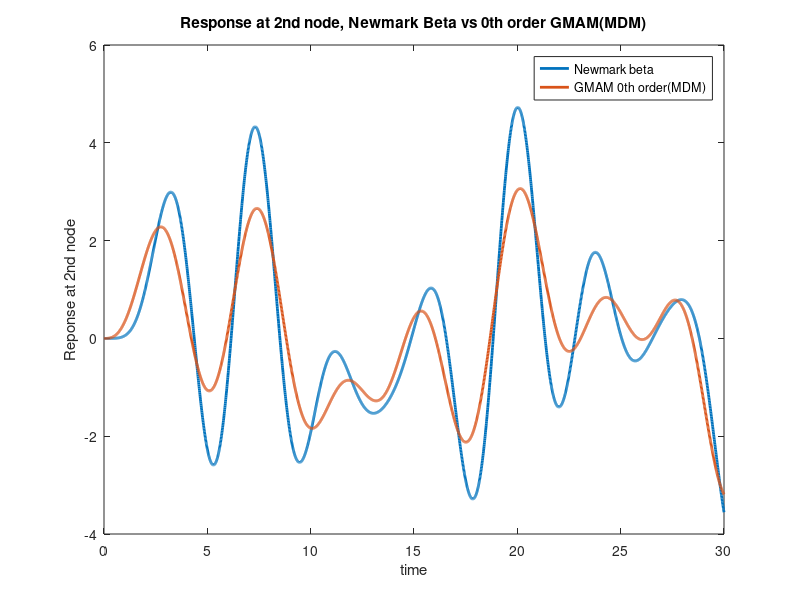
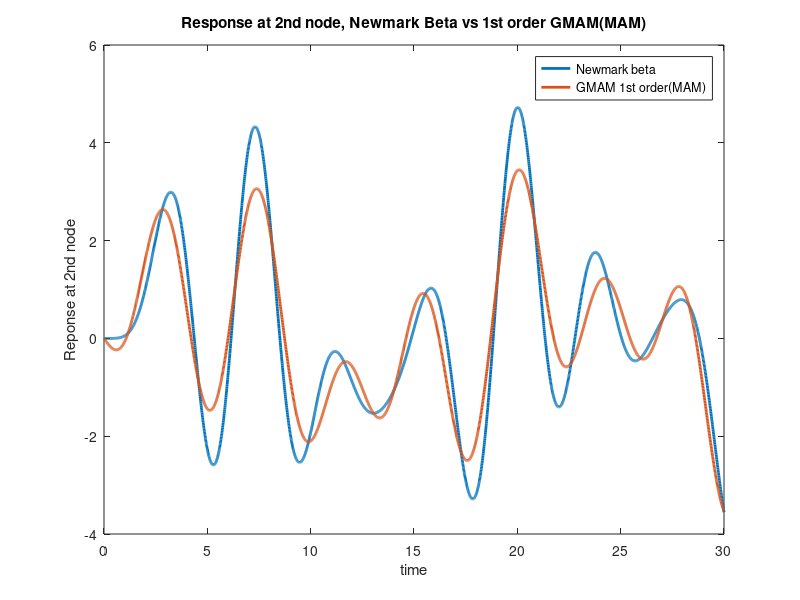
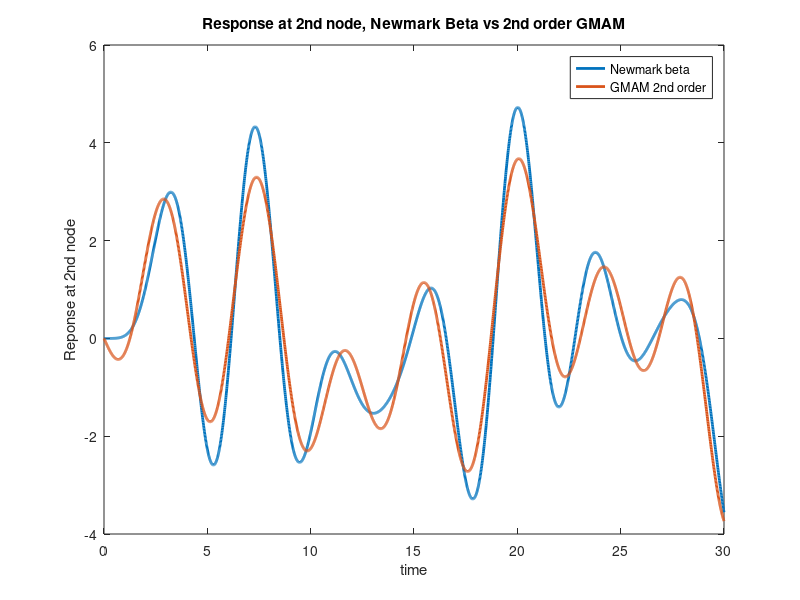
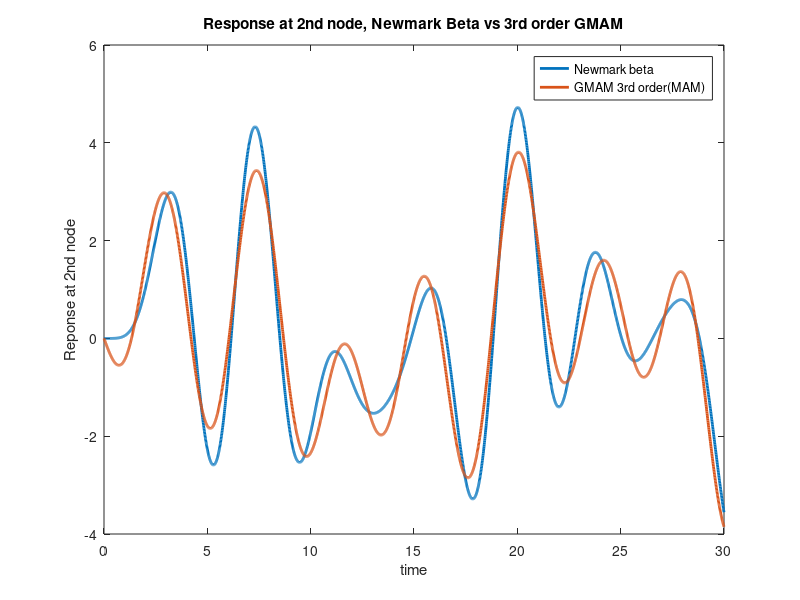

MATLAB code for these plots, in order:
clc;clear all;
format short;
wx=1.5;   #forcing frequency
m=2;   # no of modes considered for approximation
K=[3,-2,0;-2,3,-1;0,-1,1];
M=diag([1,2,2]);
[V,D] = eigs(K,M,3,0);

tspan=[0:0.01:30];
fo=[5;0;0];    # vector of force amplitude
f=V'*fo;       # modal participation
x=zeros(m,size(tspan,2));
#Calculation of modal coordinates
for i=1:3
  x(i,:)=[f(i)/(D(i,i)-wx^2)*(sin(wx*tspan)-wx/sqrt(D(i,i))*sin(sqrt(D(i,i))*tspan))];
endfor
zo=V(:,1:m)*x(1:2,:);   #MDM
uexact=V*x;             #Exact solution 
Kinv=inv(K);
co=zeros(size(K));
for i=1:m
  co=co+V(:,i)*V(:,i)'/(D(i,i));
endfor
c1=Kinv-co;
y2=c1*fo*sin(wx(1)*tspan);   #first order correction
y3=c1*(M*Kinv)*fo*wx(1)^2*sin(wx(1)*tspan);  #Second order correction
y4=c1*(M*Kinv)^2*fo*wx(1)^4*sin(wx(1)*tspan);  #Third order correction
y5=c1*(M*Kinv)^3*fo*wx(1)^6*sin(wx(1)*tspan);  #Fourth order correction
##y6=c1*(M*Kinv)^4*fo*wx(1)^8*sin(wx(1)*tspan);
##y7=c1*(M*Kinv)^5*fo*wx(1)^10*sin(wx(1)*tspan);
##y8=c1*(M*Kinv)^6*fo*wx(1)^12*sin(wx(1)*tspan);
##y9=c1*(M*Kinv)^7*fo*wx(1)^14*sin(wx(1)*tspan);

## Newmark Beta method

#Initial conditions
u0=[0;0;0]; 
v0=[0;0;0];
C=zeros(size(M));
a0=inv(M)*(-C*v0-K*u0);  #Initial acceleration
tspan=[0:0.01:30];
dt=0.01;
u=[u0];
v=[v0];
a=[a0];
p=[5*sin(1.5*tspan)];
p=[p;zeros(2,size(p,2))];
for i=2:3001
  upred=u(:,i-1)+dt*v(:,i-1)+dt^2/2*a(:,i-1)/2;
  vpred=v(:,i-1)+dt*a(:,i-1)/2;
  RHS=p(:,i)-C*vpred-K*upred;
  anp=inv(M+1/2*dt*C+1/4*dt^2*K)*RHS;
  a=[a,anp];
  unp=upred+1/4*dt^2*anp;
  u=[u,unp];
  vnp=vpred+1/2*dt*anp;
  v=[v,vnp];
endfor
figure;
plot(tspan,u(2,:),"linewidth",2);
hold on;
plot(tspan,zo(2,:),"linewidth",2);
err1=u-(zo);
err1=sum(diag(err1*err1'))
legend('Newmark beta','GMAM 0th order(MDM)')
xlabel('time')
ylabel('Reponse at 2nd node')
title('Response at 2nd node, Newmark Beta vs 0th order GMAM(MDM)')

figure;
plot(tspan,u(2,:),"linewidth",2);
hold on;
plot(tspan,(zo+y2)(2,:),"linewidth",2);
err2=uexact-(zo+y2);
err2=sum(diag(err2*err2'))
legend('Newmark beta','GMAM 1st order(MAM)')
xlabel('time')
ylabel('Reponse at 2nd node')
title('Response at 2nd node, Newmark Beta vs 1st order GMAM(MAM)')

figure;
plot(tspan,u(2,:),"linewidth",2);
hold on;
plot(tspan,(zo+y2+y3)(2,:),"linewidth",2);
err3=uexact-(zo+y2+y3);
err3=sum(diag(err3*err3'))
legend('Newmark beta','GMAM 2nd order')
xlabel('time')
ylabel('Reponse at 2nd node')
title('Response at 2nd node, Newmark Beta vs 2nd order GMAM')

figure;
plot(tspan,u(2,:),"linewidth",2);
hold on;
plot(tspan,(zo+y2+y3+y4)(2,:),"linewidth",2);
err4=uexact-(zo+y2+y3+y4);
err4=sum(diag(err4*err4'))
legend('Newmark beta','GMAM 3rd order(MAM)')
xlabel('time')
ylabel('Reponse at 2nd node')
title('Response at 2nd node, Newmark Beta vs 3rd order GMAM')
